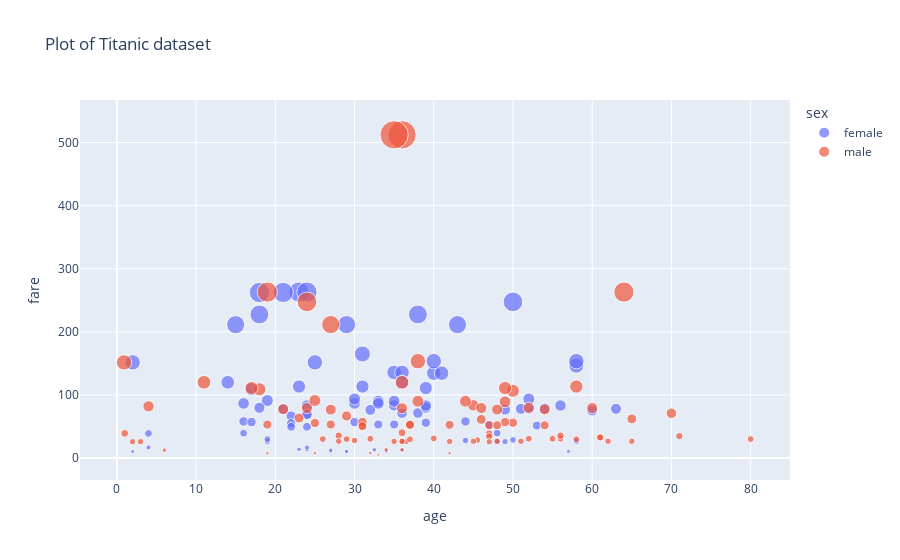

Notebook cell for this chart:
### Code cell
# Scatter plot in Plotly
import plotly.express as px

# drop null values
# if thre are null values in the data, it will give error for size, so data should not have null values in it.
df.dropna(inplace=True)

fig1 = px.scatter(df, x='age', y='fare', color='sex', size='fare', title="Plot of Titanic dataset")
fig1.show()
fig1.write_image(r'C:\Users\mnsai\Desktop\Python\AI-and-DS\Output\Plots\titanic-age-fare.png')
fig1.write_html(r'C:\Users\mnsai\Desktop\Python\AI-and-DS\Output\Plots\titanic-age-fare.html')
